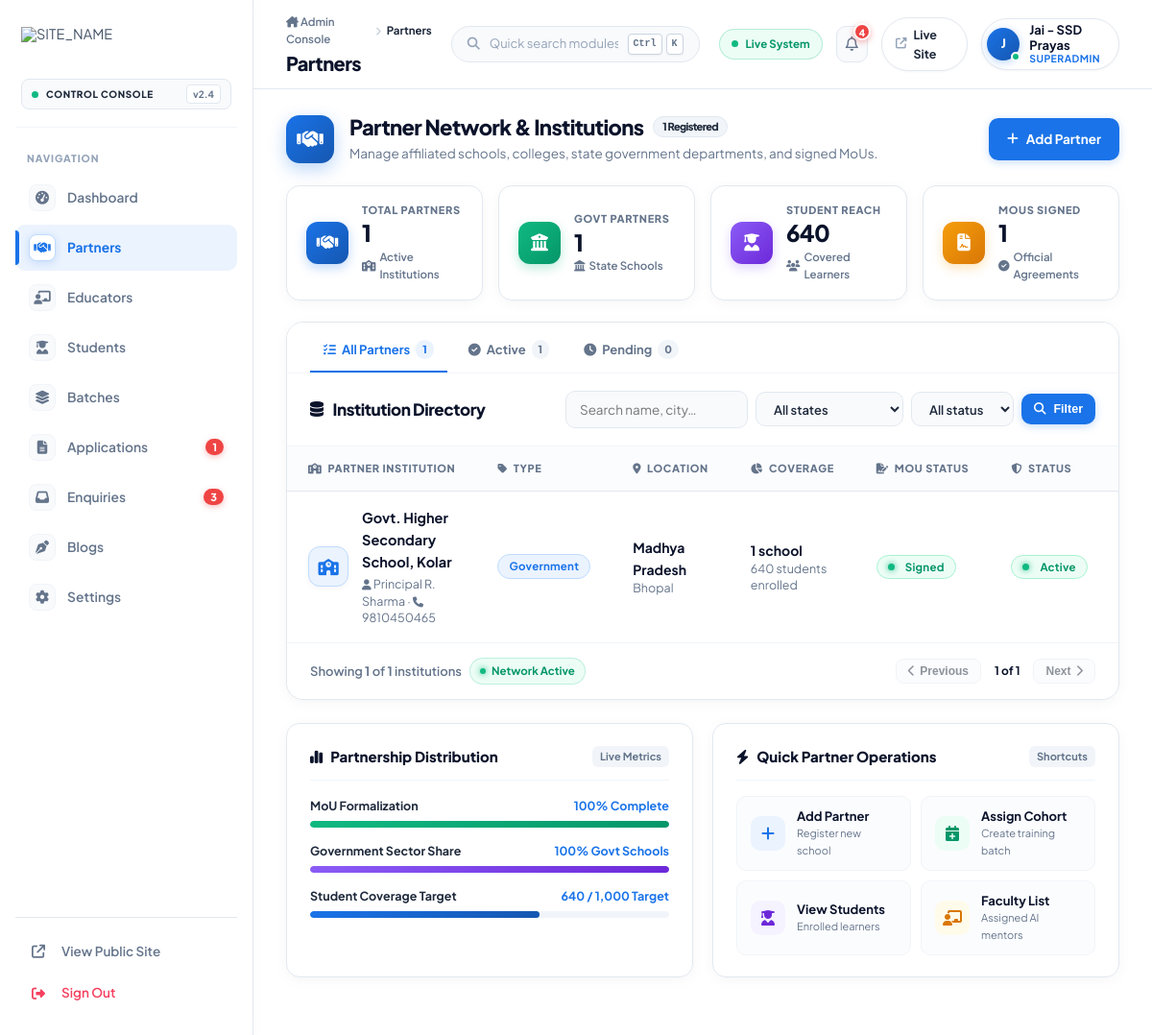
The app's page /adminpanelweb/partners.php (signed in) with its own data.
### tables this page shows
CREATE TABLE `partners` (
  `id` int(11) NOT NULL AUTO_INCREMENT,
  `name` varchar(180) NOT NULL,
  `partner_type` enum('school','government','institute','corporate','ngo','other') DEFAULT 'school',
  `state_id` int(11) DEFAULT NULL,
  `district` varchar(120) DEFAULT NULL,
  `city` varchar(120) DEFAULT NULL,
  `contact_person` varchar(120) DEFAULT NULL,
  `phone` varchar(30) DEFAULT NULL,
  `email` varchar(150) DEFAULT NULL,
  `address` text DEFAULT NULL,
  `schools_count` int(11) DEFAULT 0,
  `students_count` int(11) DEFAULT 0,
  `mou_signed` tinyint(1) DEFAULT 0,
  `mou_date` date DEFAULT NULL,
  `status` enum('active','pending','inactive') DEFAULT 'active',
  `notes` text DEFAULT NULL,
  `created_at` timestamp NOT NULL DEFAULT current_timestamp(),
  PRIMARY KEY (`id`),
  KEY `idx_partner_state` (`state_id`),
  CONSTRAINT `fk_partner_state` FOREIGN KEY (`state_id`) REFERENCES `states` (`id`) ON DELETE SET NULL
);

CREATE TABLE `states` (
  `id` int(11) NOT NULL AUTO_INCREMENT,
  `name` varchar(80) NOT NULL,
  `code` varchar(10) DEFAULT NULL,
  `is_active` tinyint(1) DEFAULT 1,
  `sort_order` int(11) DEFAULT 0,
  PRIMARY KEY (`id`),
  UNIQUE KEY `name` (`name`)
);

### includes/functions.php (called while the page is built, shortened)
<?php
function e($value) {
    return htmlspecialchars((string)$value, ENT_QUOTES, 'UTF-8');
}
function rows(PDO $pdo, $sql, $params = []) {
    try {
        $stmt = $pdo->prepare($sql);
        $stmt->execute($params);
        return $stmt->fetchAll();
    } catch (PDOException $e) {
        error_log('rows() failed: ' . $e->getMessage());
        return [];
    }
}

### adminpanelweb/partners.php (the view, shortened to what this page needs)
<?php
require_once __DIR__ . '/_auth.php';
    ?>
    <?php
$q        = trim($_GET['q'] ?? '');
$f_status = $_GET['status'] ?? '';
$where = ['1=1'];
$args  = [];
$w = implode(' AND ', $where);
$list = rows($pdo, "SELECT p.*, s.name AS state_name
                    FROM partners p LEFT JOIN states s ON s.id = p.state_id
                    WHERE $w ORDER BY p.created_at DESC", $args);
include __DIR__ . '/_layout.php';
$total_partners = count($list);
$govt_partners  = count(array_filter($list, fn($p) => $p['partner_type'] === 'government'));
$total_students = array_sum(array_column($list, 'students_count'));
$mou_signed     = count(array_filter($list, fn($p) => !empty($p['mou_signed'])));
?>
<div class="mod-hero-strip">
  <div class="mod-hero-left">
    <div class="mod-hero-icon mhi-blue">
      <i class="fas fa-handshake"></i>
    </div>
    <div>
      <h2 class="mod-hero-title">
        Partner Network & Institutions
        <span class="mod-hero-badge"><?= $total_partners ?> Registered</span>
      </h2>
      <p class="mod-hero-sub">Manage affiliated schools, colleges, state government departments, and signed MoUs.</p>
    </div>
  </div>
  <div class="mod-hero-actions">
    <a href="partners.php?action=new" class="btn btn-primary"><i class="fas fa-plus"></i> Add Partner</a>
  </div>
</div>
<div class="mod-stats-grid">
  <div class="mod-stat-card">
    <div class="msc-icon msc-blue"><i class="fas fa-handshake"></i></div>
    <div class="msc-info">
      <span class="msc-label">Total Partners</span>
      <div class="msc-value"><?= number_format($total_partners) ?></div>
      <div class="msc-sub"><i class="fas fa-school text-brand"></i> Active Institutions</div>
    </div>
  </div>
  <div class="mod-stat-card">
    <div class="msc-icon msc-green"><i class="fas fa-building-columns"></i></div>
    <div class="msc-info">
      <span class="msc-label">Govt Partners</span>
      <div class="msc-value"><?= number_format($govt_partners) ?></div>
      <div class="msc-sub"><i class="fas fa-landmark text-green"></i> State Schools</div>
    </div>
  </div>
  <div class="mod-stat-card">
    <div class="msc-icon msc-purple"><i class="fas fa-user-graduate"></i></div>
    <div class="msc-info">
      <span class="msc-label">Student Reach</span>
      <div class="msc-value"><?= number_format($total_students) ?></div>
      <div class="msc-sub"><i class="fas fa-users text-purple"></i> Covered Learners</div>
    </div>
  </div>
  <div class="mod-stat-card">
    <div class="msc-icon msc-amber"><i class="fas fa-file-contract"></i></div>
    <div class="msc-info">
      <span class="msc-label">MoUs Signed</span>
      <div class="msc-value"><?= number_format($mou_signed) ?></div>
      <div class="msc-sub"><i class="fas fa-check-circle text-amber"></i> Official Agreements</div>
    </div>
  </div>
</div>
<div class="card">
  <div class="mod-quick-tabs">
    <a href="partners.php" class="mqt-item <?= ($f_status === '' && $q === '') ? 'is-active' : '' ?>">
      <i class="fas fa-list-check"></i> All Partners <span class="mqt-count"><?= $total_partners ?></span>
    </a>
    <a href="partners.php?status=active" class="mqt-item <?= $f_status === 'active' ? 'is-active' : '' ?>">
      <i class="fas fa-circle-check"></i> Active <span class="mqt-count"><?= count(array_filter($list, fn($p) => $p['status'] === 'active')) ?></span>
    </a>
    <a href="partners.php?status=pending" class="mqt-item <?= $f_status === 'pending' ? 'is-active' : '' ?>">
      <i class="fas fa-clock"></i> Pending <span class="mqt-count"><?= count(array_filter($list, fn($p) => $p['status'] === 'pending')) ?></span>
    </a>
  </div>
  <div class="card-head">
    <h2>
      <i class="fas fa-database text-brand" style="font-size:16px"></i>
      Institution Directory
    </h2>
    <form method="GET" class="filters">
      <input type="text" name="q" value="<?= e($q) ?>" placeholder="Search name, city…">
      <select name="state">
        <option value="">All states</option>
      </select>
      <select name="status">
        <option value="">All status</option>
      </select>
      <button class="btn btn-primary btn-sm"><i class="fas fa-magnifying-glass"></i> Filter</button>
    </form>
  </div>
  <?php if (!$list): ?>
    <div class="empty-state">
      <i class="fas fa-handshake"></i>
      <h3>No partners found</h3>
      <p>Add your first partner school, institute or government department.</p>
      <a href="partners.php?action=new" class="btn btn-primary" style="margin-top:14px"><i class="fas fa-plus"></i> Add Partner</a>
    </div>
  <?php else: ?>
    <div class="table-wrap">
      <table class="data">
        <thead>
          <tr>
            <th><i class="fas fa-school" style="margin-right:6px"></i>Partner Institution</th>
            <th><i class="fas fa-tag" style="margin-right:6px"></i>Type</th>
            <th><i class="fas fa-location-dot" style="margin-right:6px"></i>Location</th>
            <th><i class="fas fa-chart-pie" style="margin-right:6px"></i>Coverage</th>
            <th><i class="fas fa-file-signature" style="margin-right:6px"></i>MoU Status</th>
            <th><i class="fas fa-shield-halved" style="margin-right:6px"></i>Status</th>
            <th style="text-align:right">Actions</th>
          </tr>
        </thead>
        <tbody>
          <?php foreach ($list as $r): ?>
            <tr>
              <td>
                <div class="entity-cell">
                  <div class="entity-avatar ea-blue">
                    <i class="fas fa-school"></i>
                  </div>
                  <div>
                    <div class="cell-main"><?= e($r['name']) ?></div>
                    <div class="cell-sub">
                      <?php if ($r['contact_person']): ?>
                        <i class="fas fa-user" style="font-size:11px"></i> <?= e($r['contact_person']) ?>
                      <?php endif; ?>
                      <?php if ($r['phone']): ?>
                        · <i class="fas fa-phone" style="font-size:11px"></i> <?= e($r['phone']) ?>
                      <?php endif; ?>
                    </div>
                  </div>
                </div>
              </td>
              <td><span class="badge b-blue"><?= e(ucfirst($r['partner_type'])) ?></span></td>
              <td>
                <div style="font-weight:700;color:var(--ink)"><?= e($r['state_name'] ?: '—') ?></div>
                <div class="cell-sub"><?= e($r['district'] ?: $r['city'] ?: 'Regional') ?></div>
              </td>
              <td>
                <div style="font-weight:700;color:var(--ink)"><?= number_format($r['schools_count']) ?> school<?= $r['schools_count'] > 1 ? 's' : '' ?></div>
                <div class="cell-sub"><?= number_format($r['students_count']) ?> students enrolled</div>
              </td>
              <td>
                <?php if ($r['mou_signed']): ?>
                  <span class="badge b-green"><span class="badge-dot"></span>Signed</span>
                <?php else: ?>
                  <span class="badge b-yellow"><span class="badge-dot"></span>In Discussion</span>
                <?php endif; ?>
              </td>
              <td>
                <span class="badge <?= $r['status'] === 'active' ? 'b-green' : ($r['status'] === 'pending' ? 'b-yellow' : 'b-grey') ?>">
                  <span class="badge-dot"></span><?= e(ucfirst($r['status'])) ?>
                </span>
              </td>
              <td style="text-align:right">
              </td>
            </tr>
          <?php endforeach; ?>
        </tbody>
      </table>
    </div>
    <div class="table-footer-bar">
      <div class="tfb-info">
        <span>Showing <strong><?= count($list) ?></strong> of <strong><?= $total_partners ?></strong> institutions</span>
        <span class="tfb-sync"><span class="tfb-sync-dot"></span> Network Active</span>
      </div>
      <div class="tfb-pager">
        <button class="tfb-btn disabled"><i class="fas fa-chevron-left"></i> Previous</button>
        <span style="font-size:12px;font-weight:700;padding:0 8px;color:var(--ink)">1 of 1</span>
        <button class="tfb-btn disabled">Next <i class="fas fa-chevron-right"></i></button>
      </div>
    </div>
  <?php endif; ?>
</div>
<div class="mod-bottom-grid">
  <div class="mbg-card">
    <div class="mbg-header">
      <div class="mbg-title"><i class="fas fa-chart-simple text-brand"></i> Partnership Distribution</div>
      <span class="mbg-tag">Live Metrics</span>
    </div>
    <div class="mbg-metric-row">
      <div class="mmr-item">
        <div class="mmr-label-bar">
          <span>MoU Formalization</span>
          <span class="mmr-val"><?= $total_partners > 0 ? round(($mou_signed / $total_partners) * 100) : 0 ?>% Complete</span>
        </div>
        <div class="mmr-bar-track">
          <div class="mmr-bar-fill fill-green" style="width: <?= $total_partners > 0 ? round(($mou_signed / $total_partners) * 100) : 0 ?>%"></div>
        </div>
      </div>
      <div class="mmr-item">
        <div class="mmr-label-bar">
          <span>Government Sector Share</span>
          <span class="mmr-val"><?= $total_partners > 0 ? round(($govt_partners / $total_partners) * 100) : 0 ?>% Govt Schools</span>
        </div>
        <div class="mmr-bar-track">
          <div class="mmr-bar-fill fill-purple" style="width: <?= $total_partners > 0 ? round(($govt_partners / $total_partners) * 100) : 0 ?>%"></div>
        </div>
      </div>
      <div class="mmr-item">
        <div class="mmr-label-bar">
          <span>Student Coverage Target</span>
          <span class="mmr-val"><?= number_format($total_students) ?> / 1,000 Target</span>
        </div>
        <div class="mmr-bar-track">
          <div class="mmr-bar-fill" style="width: <?= min(100, round(($total_students / 1000) * 100)) ?>%"></div>
        </div>
      </div>
    </div>
  </div>
  <div class="mbg-card">
    <div class="mbg-header">
      <div class="mbg-title"><i class="fas fa-bolt text-amber"></i> Quick Partner Operations</div>
      <span class="mbg-tag">Shortcuts</span>
    </div>
    <div class="quick-links-grid">
      <a href="partners.php?action=new" class="qlg-item">
        <div class="qlg-icon qi-blue"><i class="fas fa-plus"></i></div>
        <div class="qlg-text">
          <span class="qlg-name">Add Partner</span>
          <span class="qlg-desc">Register new school</span>
        </div>
      </a>
      <a href="batches.php?action=new" class="qlg-item">
        <div class="qlg-icon qi-green"><i class="fas fa-calendar-plus"></i></div>
        <div class="qlg-text">
          <span class="qlg-name">Assign Cohort</span>
          <span class="qlg-desc">Create training batch</span>
        </div>
      </a>
      <a href="students.php" class="qlg-item">
        <div class="qlg-icon qi-purple"><i class="fas fa-user-graduate"></i></div>
        <div class="qlg-text">
          <span class="qlg-name">View Students</span>
          <span class="qlg-desc">Enrolled learners</span>
        </div>
      </a>
      <a href="educators.php" class="qlg-item">
        <div class="qlg-icon qi-amber"><i class="fas fa-chalkboard-user"></i></div>
        <div class="qlg-text">
          <span class="qlg-name">Faculty List</span>
          <span class="qlg-desc">Assigned AI mentors</span>
        </div>
      </a>
    </div>
  </div>
</div>
<?php include __DIR__ . '/_layout_end.php'; ?>

### records on screen
partners: partner_type "1", mou_signed "1", status "1", status "0", name "Govt. Higher Secondary School, Kolar", contact_person "Principal R. Sharma", phone "9810450465", partner_type "Government", state.name "Madhya Pradesh", district "Bhopal", schools_count "1", students_count "640", shows "Signed", status "Active", ($mou_signed/$total_partners)*100 "100", ($govt_partners/$total_partners)*100 "100"

### other values on screen
$label "Dashboard"
$label "Partners"
$label "Educators"
$label "Students"
$label "Batches"
$label "Applications"
$nav_counts[$key] "1"
$label "Enquiries"
$nav_counts[$key] "3"
$label "Blogs"
$label "Settings"
$admin_title "Partners"
$nav_counts['enquiries'] + $nav_counts['applications'] "4"
substr($me['name'] ?? 'A', 0, 1) "J"
$me['name'] "Jai - SSD Prayas"
